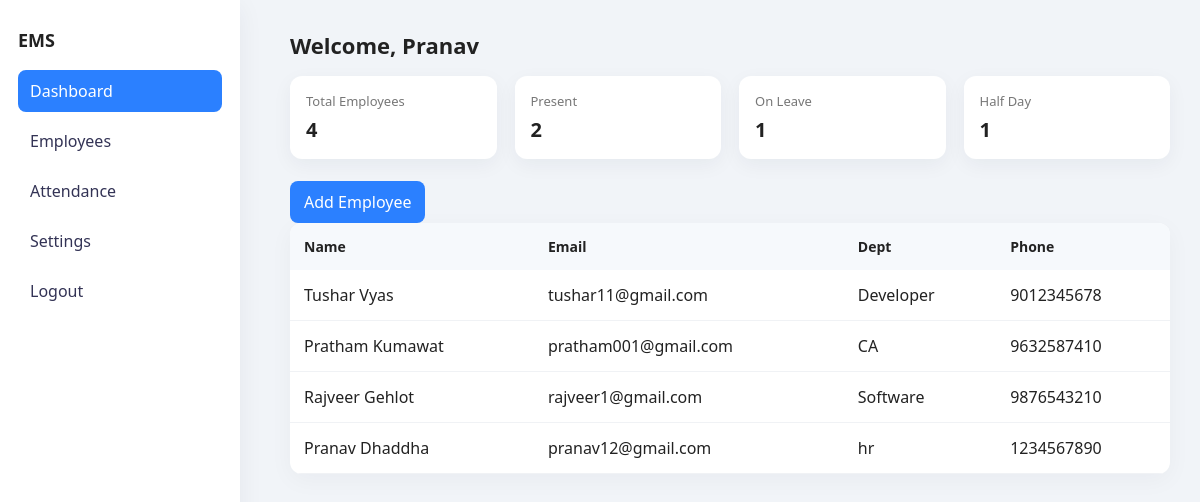
/index.php (signed in), run on the app's committed database.
### tables this page shows
CREATE TABLE `employees` (
  `id` int(11) NOT NULL,
  `name` varchar(100) DEFAULT NULL,
  `email` varchar(100) DEFAULT NULL,
  `department` varchar(50) DEFAULT NULL,
  `phone` varchar(20) DEFAULT NULL
);

### function.php (called while the page is built, shortened)
<?php
require_once "db_connect.php";
function getEmployees()
{
    global $conn;
    return $conn->query("SELECT * FROM employees ORDER BY id DESC")->fetch_all(MYSQLI_ASSOC);
}

### index.php (the view, shortened to what this page needs)
<?php
require "function.php";
$employees = getEmployees();
$today = date("Y-m-d");
$todayAttendance = getTodayAttendance($today);
$statusCount = ["Present" => 0, "On Leave" => 0, "Half Day" => 0];
foreach ($todayAttendance as $r) {
  $statusCount[$r["status"]]++;
}
?>
<!doctype html>
<html>
<head>
  <link rel="stylesheet" href="style.css">
</head>
<body>
  <div class="sidebar">
    <div class="logo">EMS</div>
    <nav>
      <a href="index.php" class="active">Dashboard</a>
      <a href="employees.php">Employees</a>
      <a href="attendance.php">Attendance</a>
      <a href="setting.php">Settings</a>
      <a href="logout.php">Logout</a>
    </nav>
  </div>
  <div class="main">
    <header>
      <h1>Welcome, <?= $_SESSION['user_name']; ?></h1>
    </header>
    <section class="overview">
      <div class="card">
        <div class="label">Total Employees</div>
        <div class="value"><?= count($employees) ?></div>
      </div>
      <div class="card">
        <div class="label">Present</div>
        <div class="value"><?= $statusCount["Present"] ?></div>
      </div>
      <div class="card">
        <div class="label">On Leave</div>
        <div class="value"><?= $statusCount["On Leave"] ?></div>
      </div>
      <div class="card">
        <div class="label">Half Day</div>
        <div class="value"><?= $statusCount["Half Day"] ?></div>
      </div>
    </section>
    <a class="btn" href="employees.php?action=add">Add Employee</a>
    <table class="list">
      <thead>
        <tr>
          <th>Name</th>
          <th>Email</th>
          <th>Dept</th>
          <th>Phone</th>
        </tr>
      </thead>
      <tbody>
        <?php foreach ($employees as $emp): ?>
          <tr>
            <td><?= $emp["name"] ?></td>
            <td><?= $emp["email"] ?></td>
            <td><?= $emp["department"] ?></td>
            <td><?= $emp["phone"] ?></td>
          </tr>
        <?php endforeach; ?>
      </tbody>
    </table>
  </div>
</body>
</html>

### style.css (style rules this page uses)
* { box-sizing: border-box; }
body { font-family: 'Segoe UI', Roboto, Arial, sans-serif; margin: 0; background: #f1f4f8; color: #222; }
a { color: #2b80ff; }
.sidebar { width: 240px; background: #ffffff; height: 100vh; position: fixed; left: 0; top: 0; padding: 28px 18px; box-shadow: 0 6px 24px rgba(20, 30, 60, 0.06); }
.sidebar .logo { font-weight: 700; font-size: 18px; margin-bottom: 18px; }
.sidebar nav a { display: block; padding: 10px 12px; margin-bottom: 8px; border-radius: 8px; text-decoration: none; color: #335; }
.sidebar nav a.active, .sidebar nav a:hover { background: #2b80ff; color: #fff; }
.main { margin-left: 260px; padding: 30px; }
header h1 { margin: 0 0 16px 0; font-size: 22px; }
.overview { display: flex; gap: 18px; margin-bottom: 22px; }
.overview .card { background: #fff; padding: 16px; border-radius: 12px; box-shadow: 0 6px 20px rgba(20, 30, 60, 0.05); flex: 1; }
.overview .card .label { color: #777; font-size: 13px; }
.overview .card .value { font-size: 20px; font-weight: 600; margin-top: 6px; }
.btn { display: inline-block; background: #2b80ff; color: #fff; padding: 10px 14px; border-radius: 8px; text-decoration: none; }
table.list { width: 100%; border-collapse: collapse; background: #fff; border-radius: 12px; overflow: hidden; box-shadow: 0 6px 24px rgba(20, 30, 60, 0.04); }
table.list thead th { background: #f6f9fc; padding: 14px; text-align: left; font-size: 14px; }
table.list td { padding: 14px; border-bottom: 1px solid #f0f2f5; }

### data on the page
employees: name "Tushar Vyas", email "tushar11@gmail.com", department "Developer", phone "9012345678"
employees: name "Pratham Kumawat", email "pratham001@gmail.com", department "CA", phone "9632587410"
employees: name "Rajveer Gehlot", email "rajveer1@gmail.com", department "Software", phone "9876543210"
employees: name "Pranav Dhaddha", email "pranav12@gmail.com", department "hr", phone "1234567890"

### other printed values
$_SESSION['user_name'] "Pranav"
count($employees) "4"
$statusCount["Present"] "2"
$statusCount["On Leave"] "1"
$statusCount["Half Day"] "1"
